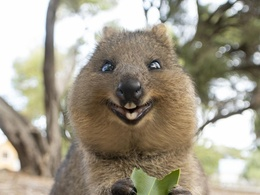
%> input picture PCA/extra/quokka.jpg, 260 x 195 px, shrunk from 1024 x 768 before the run
$ octave main3.m   (GNU Octave 9; MATLAB toolbox functions it lacks are replaced by stand-ins)
%> lines starting %> are read from the running program, lines starting %| are printed output that depends on the picture
clear all% clear all varaibles
close all % close all opened figures and windows
clc % clear the command window

% ---- Step 1: read the image in ----
img=imread('quokka.jpg'); % read the image file
%> img is the input picture: size 195x260x3 uint8; mean R, G, B 161.9, 155, 138.5
[height, width, RGB]=size(img); % record the size of img
%> height = 195; width = 260; RGB = 3

% first. add some random noise to image via built-in function
% set the noise density to 0.1
% then, convert the image to height*L matrix
X=imnoise(img, 'salt & pepper');
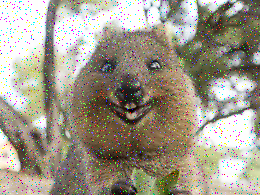
%> X: size 195x260x3 uint8; mean R, G, B 160.1, 153.7, 138.1
X=double(reshape(X, height, []));
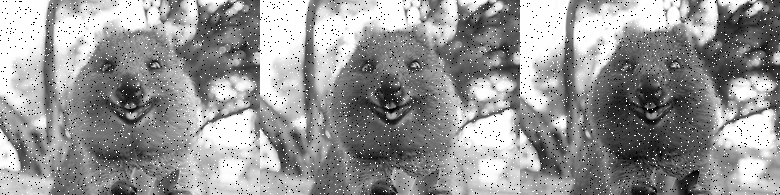
%> X: size 195x780 double; min 0, max 255, mean 150.6
% find the mean value of column
% substract of the mean from the X matrix
d=mean(X, 2);
%> d = 195 values, max 195.8 at index 7, min 124.3 at index 69, mean 150.6
centered_X=X-d;
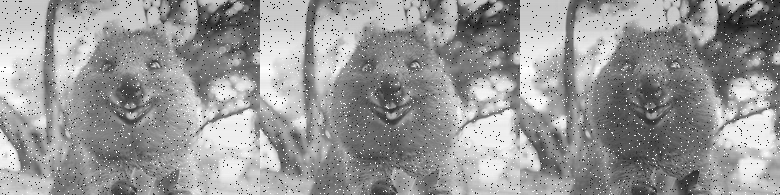
%> centered_X: size 195x780 double; min -195.8, max 130.7, mean 0; drawn with min black and max white

% define the pricipal component number(PC_count)
% find the top PC_count number of orthogonal basis
% finally, compress the centered_X to smaller size Y matrix
PC_count=75;
orth_vec=orth(centered_X);
C=orth_vec(:, 1:PC_count);
Y=transpose(C)*centered_X;

% ---- Step 4: reconstruct data via C, Y and d ----
X_reconstruct=(C*Y)+(d*ones(1, width*3));

% ---- Step 5: plot the image for observation ----
% image plot
figure;
image(img);
title("Original image(768x1024x3)");
xlabel("Width");
ylabel("Height");

% X plot
figure;
X=reshape(X, height, width, 3);
%> X: size 195x260x3 double
image(uint8(X)); % convert data back to 8-bit unsigned integer
title("Original image with random noise");
xlabel("Width");
ylabel("Height");

% X_reconstruct plot
figure;
X_reconstruct=reshape(X_reconstruct, height, width, []);
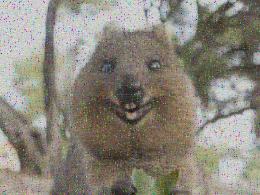
%> X_reconstruct: size 195x260x3 double; mean R, G, B 160.1, 153.7, 138.1; mean of the top-left, top-right, bottom-left and bottom-right quarters 188.3, 134.3, 124.2, 156; drawn with min black and max white
image(uint8(reshape(X_reconstruct, height, width, RGB)));
title("After PCA");
xlabel("Width");
ylabel("Height");
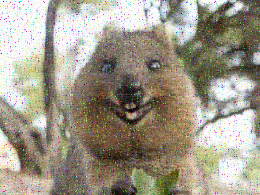
%> displayed picture: size 195x260x3, on the screen's scale of 0 to 255; mean R, G, B 159.4, 153, 137.4

$ run again, with PCA/extra/afer_pca.png saved as PCA/extra/quokka.jpg
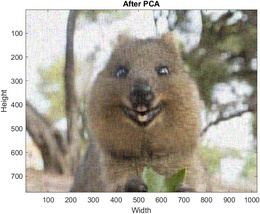
%> input picture PCA/extra/afer_pca.png, 260 x 214 px, shrunk from 761 x 626 before the run
%> img is the input picture: size 214x260x3 uint8; mean R, G, B 177.9, 173.1, 162
%> `X=double(reshape(X, height, []));`:
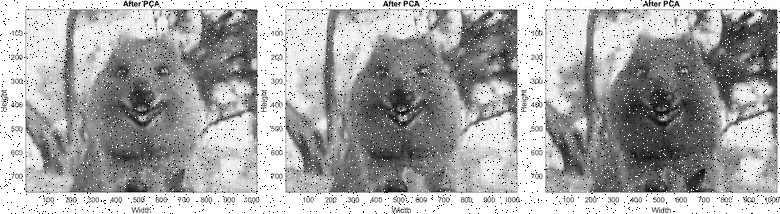
%> X: size 214x780 double; min 0, max 255, mean 168.8
%> d = 214 values, max 248.8 at index 207, min 133.4 at index 192, mean 168.8
%> `ylabel("Height");`:
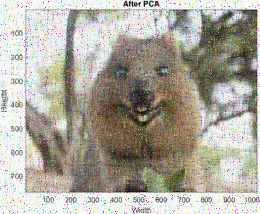
%> displayed picture: size 214x260x3, on the screen's scale of 0 to 255; mean R, G, B 174, 169.6, 159.2
